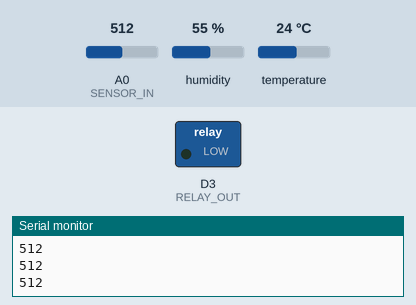
This program was run on a simulated ESP8266 (NodeMCU). Parts: switched loads named in the program (green lamp = pin HIGH), the last lines printed to the serial monitor. The test bench sets the inputs (shaded band); at power-on: A0 (SENSOR_IN) = 512, humidity 55 %, temperature 24 °C. WiFi joins after 1.5 s; servers stay silent unless stated.

Above: at 2.7 s.
2.8 s: A0 (SENSOR_IN) set to 727
4.3 s: A0 (SENSOR_IN) set to 760
At 5.3 s:
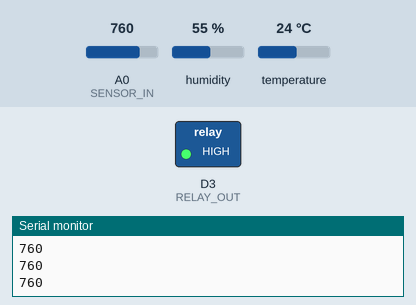
5.8 s: A0 (SENSOR_IN) set to 716
At 6.4 s:
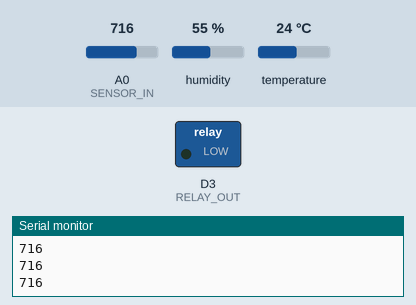
7.3 s: A0 (SENSOR_IN) set to 900
At 8.7 s:
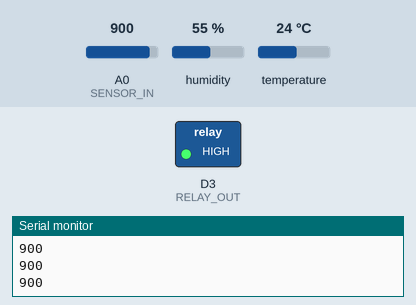
Timing chart, 0 to 9.8 s (numbered marks = the images above; inputs shaded):
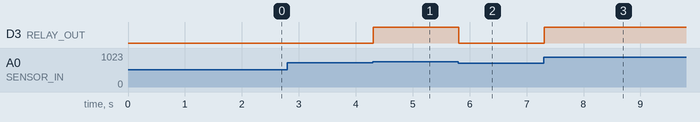

Measured:
- the behaviour switches between 743 and 744 on A0 (SENSOR_IN) (found by bisection; images 0 and 1)
- after the input at 4.3 s, D3 (RELAY_OUT): LOW → HIGH at once
- after the input at 5.8 s, D3 (RELAY_OUT): HIGH → LOW at once
- after the input at 7.3 s, D3 (RELAY_OUT): LOW → HIGH at once

The program:

main.cpp
```cpp
#include "arduino_secrets.h"
/*
  Sketch generated by the Arduino IoT Cloud Thing "Untitled"
  https://create.arduino.cc/cloud/things/f8ec9966-60d6-4d40-a11a-64de6188a300

  Arduino IoT Cloud Variables description

  The following variables are automatically generated and updated when changes are made to the Thing

  float current_Temp;
  float currrent_Humid;
  int current_Moisture;
  int trigger_Level;
  bool pump_Status;

  Variables which are marked as READ/WRITE in the Cloud Thing will also have functions
  which are called when their values are changed from the Dashboard.
  These functions are generated with the Thing and added at the end of this sketch.
*/

// Adafruit GFX Library - Version: Latest
#include <Adafruit_GFX.h>
#include <Adafruit_GrayOLED.h>
#include <Adafruit_SPITFT.h>
#include <Adafruit_SPITFT_Macros.h>
#include <gfxfont.h>

// Adafruit SSD1306 - Version: Latest
#include <splash.h>

// DHT sensor library - Version: Latest
#include <DHT.h>
#include <DHT_U.h>

// Wire Library for I2C
#include <Wire.h>

// Define DHT22 Parameters
#define DHTPIN D8
#define DHTTYPE DHT22
DHT dht(DHTPIN, DHTTYPE);

// Define variables for Temperature and Humidity
float temp;
float hum;

// Sensor constants - replace with values from calibration sketch

// Constant for dry sensor
const int DryValue = 865;

// Constant for wet sensor
const int WetValue = 480;

// Variables for soil moisture
int soilMoistureValue;
int soilMoisturePercent;

// Analog input port
#define SENSOR_IN A0

// Relay Port
#define RELAY_OUT D3

// Pump Status Text
String pump_status_text = "OFF";

// Variable for pump trigger
int pump_trigger = 30;

// IoT Cloud Thing Properties file
#include "thingProperties.h"

void pumpOn() {
  // Turn pump on
  digitalWrite(RELAY_OUT, HIGH);
  pump_status_text = "ON";
  pump_Status = true;
}

void pumpOff() {
  // Turn pump off
  digitalWrite(RELAY_OUT, LOW);
  pump_status_text = "OFF";
  pump_Status = false;
}

void onTriggerLevelChange()  {
  // Changes when Pump Trigger Level slider is activated
  pump_trigger = trigger_Level;
}

void setup() {

  // Initialize serial and wait for port to open:
  Serial.begin(9600);
  // This delay gives the chance to wait for a Serial Monitor without blocking if none is found
  delay(1500);

  // Defined in thingProperties.h
  initProperties();

  // Connect to Arduino IoT Cloud
  ArduinoCloud.begin(ArduinoIoTPreferredConnection);

  /*
     The following function allows you to obtain more information
     related to the state of network and IoT Cloud connection and errors
     the higher number the more granular information you'll get.
     The default is 0 (only errors).
     Maximum is 4
  */
  setDebugMessageLevel(2);
  ArduinoCloud.printDebugInfo();

  // Initialize DHT22, DHT11
  dht.begin();

  // Set Relay as Output
  pinMode(RELAY_OUT, OUTPUT);

  // Turn off relay
  digitalWrite(RELAY_OUT, LOW);

  // Set Pump Status to Off
  pump_Status = false;

}

void loop() {
  // Call Arduino IoT Cloud for updates
  ArduinoCloud.update();

  // Get temperature and Humidity
  temp = dht.readTemperature();
  hum = dht.readHumidity();

  // Pass temperature and humidity values to cloud variables
  current_Temp = temp;
  currrent_Humid = hum;

  // Get soil mositure value
  soilMoistureValue = analogRead(SENSOR_IN);

  // Determine soil moisture percentage value
  soilMoisturePercent = map(soilMoistureValue, DryValue, WetValue, 0, 100);

  // Keep values between 0 and 100
  soilMoisturePercent = constrain(soilMoisturePercent, 0, 100);

  // Print raw value to serial monitor for sensor calibration
  Serial.println(soilMoistureValue);

  // Pass soil moisture to cloud variable
  current_Moisture = soilMoisturePercent;
  // current_Moisture = soilMoistureValue;

  // See if pump should be triggered
  // See if moisture is below or equal to threshold
  if (soilMoisturePercent <= pump_trigger) {
    // Turn pump on
    pumpOn();
  } else {
    // Turn pump off
    pumpOff();
  }
}
```

arduino_secrets.h
```cpp
#define SECRET_SSID "TP-Link-VR"
#define SECRET_PASS "Tewarit10"
#define SECRET_DEVICE_KEY "X4ABWQMB3UF9J83LZYUQ"
```

thingProperties.h
```cpp
// Code generated by Arduino IoT Cloud, DO NOT EDIT.
#include <ArduinoIoTCloud.h>
#include <Arduino_ConnectionHandler.h>

const char DEVICE_LOGIN_NAME[] = "fe0a0eba-26a3-4578-bb2c-ce807b544ef7";

const char SSID[]               = SECRET_SSID;    // Network SSID (name)
const char PASS[]               = SECRET_PASS;    // Network password (use for WPA, or use as key for WEP)
const char DEVICE_KEY[]  = SECRET_DEVICE_KEY;    // Secret device password

void onTriggerLevelChange();

float current_Temp;
float currrent_Humid;
int current_Moisture;
int trigger_Level;
bool pump_Status;

void initProperties(){

  ArduinoCloud.setBoardId(DEVICE_LOGIN_NAME);
  ArduinoCloud.setSecretDeviceKey(DEVICE_KEY);
  ArduinoCloud.addProperty(current_Temp, READ, ON_CHANGE, NULL);
  ArduinoCloud.addProperty(currrent_Humid, READ, ON_CHANGE, NULL);
  ArduinoCloud.addProperty(current_Moisture, READ, ON_CHANGE, NULL);
  ArduinoCloud.addProperty(trigger_Level, READWRITE, ON_CHANGE, onTriggerLevelChange);
  ArduinoCloud.addProperty(pump_Status, READ, ON_CHANGE, NULL);

}

WiFiConnectionHandler ArduinoIoTPreferredConnection(SSID, PASS);
```
